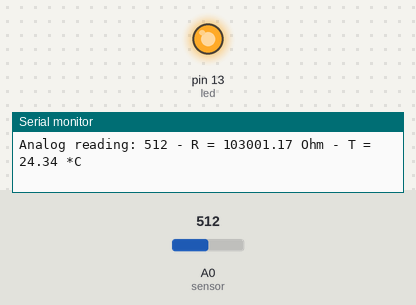
The sketch below on a simulated Arduino Uno, built with avr-gcc and run on an emulated ATmega328P. Shown: output pins drawn as LEDs (lit = HIGH), the last lines printed to the serial monitor. The test bench sets the inputs (shaded band); at power-on: A0 (sensor) = 512.

Above: at 1.2 s.
1.3 s: A0 (sensor) set to 323
2.8 s: A0 (sensor) set to 297
At 3.7 s:
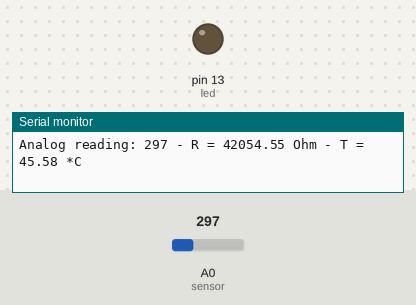
4.5 s: A0 (sensor) set to 511
At 5.1 s:
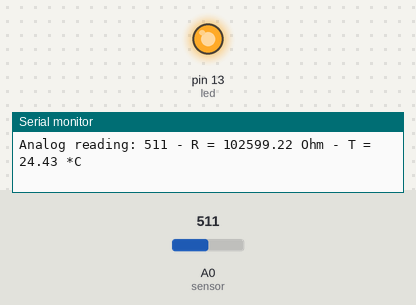
6.0 s: A0 (sensor) set to 306
At 6.4 s:
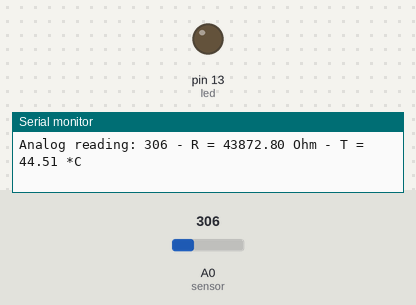
Timing chart, 0 to 8.5 s (numbered marks = the images above; inputs shaded):
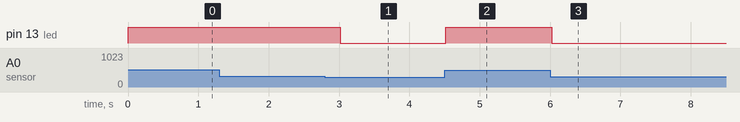

The sketch:

TemperatureSensor_BETA.ino
```cpp
#include <Arduino.h>

// the value of the 'other' resistor
#define SERIESRESISTOR 100000

// What pin to connect the sensor to
#define sensor A0
// resistance at 25 degrees C
#define THERMISTORNOMINAL 100000
// temp. for nominal resistance (almost always 25 C)
#define TEMPERATURENOMINAL 25
// The beta coefficient of the thermistor (usually 3000-4000)
#define BCOEFFICIENT 4000
// the value of the 'other' resistor
#define SERIESRESISTOR 102800
#define led 13

void setup(void)
{
  pinMode(led, OUTPUT);
  Serial.begin(9600);
}

void loop()
{
  float reading;

  reading = analogRead(sensor);

  // convert the value to resistance
  reading = (1023 / reading) - 1;
  reading = SERIESRESISTOR / reading;


  float steinhart = (1 / (((log(reading / THERMISTORNOMINAL)) / BCOEFFICIENT) + (1.0 / (TEMPERATURENOMINAL + 273.15)))) - 273.15;
  /*
    steinhart = reading / THERMISTORNOMINAL;
    steinhart = log(steinhart);
    steinhart /= BCOEFFICIENT;
    steinhart += 1.0 / (TEMPERATURENOMINAL + 273.15);
    steinhart = 1.0 / steinhart;
    steinhart -= 273.15;
  */

  Serial.print("Analog reading: ");
  Serial.print(analogRead(sensor));
  Serial.print(" - R = ");
  Serial.print(reading);
  Serial.print(" Ohm - ");
  Serial.print("T = ");
  Serial.print(steinhart);
  Serial.println(" *C");

  if (steinhart < 44)
  {
    digitalWrite(led, HIGH);
  }
  else
  {
    digitalWrite(led, LOW);
  }
  delay(500);
  // (R/Ro)
  // ln(R/Ro)
  // 1/B * ln(R/Ro)
  // + (1/To)
  // Invert
  // convert to C

}
```

Measured:
- the behaviour switches between 311 and 310 on A0 (sensor) (found by bisection; images 0 and 1)
- after the input at 2.8 s, pin 13 (led): HIGH → LOW after 0.21 s
- after the input at 4.5 s, pin 13 (led): LOW → HIGH at once
- after the input at 6.0 s, pin 13 (led): HIGH → LOW at once
